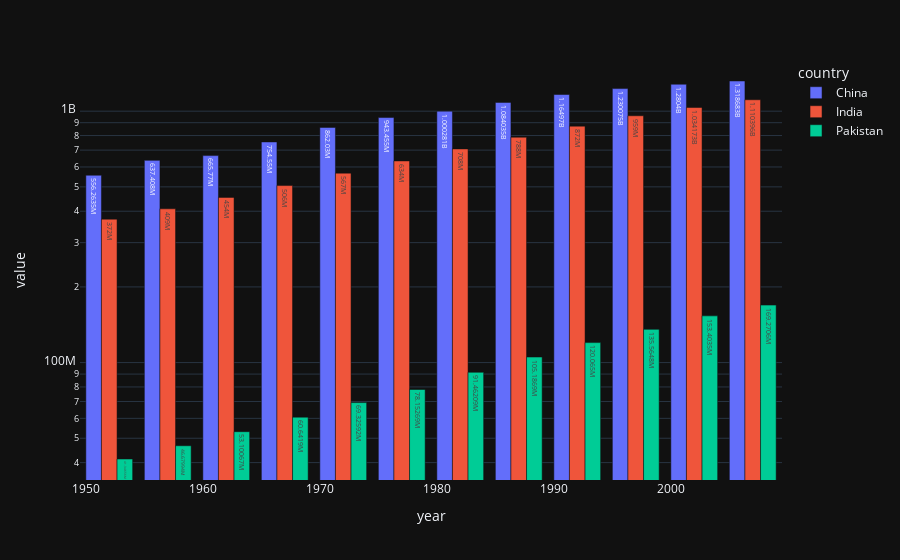

The notebook cell saved with this chart:
### Code cell
#grouped bar chsrt -> text_auto
indcp = gap[gap['country'].isin(['India', 'China', 'Pakistan'])].pivot(index='year', columns='country', values='pop')
px.bar(indcp, x=indcp.index, y=indcp.columns,barmode='group',template='plotly_dark',log_y=True,text_auto=True)

### Figure 1 — Plotly figure (JSON) as saved in the notebook; plotly's stock layout.template omitted (floating-point values rounded to 4 significant figures)
{"data": [{"alignmentgroup": "True", "hovertemplate": "country=China<br>year=%{x}<br>value=%{y}<extra></extra>", "legendgroup": "China", "marker": {"color": "#636efa", "pattern": {"shape": ""}}, "name": "China", "offsetgroup": "China", "orientation": "v", "showlegend": true, "textposition": "auto", "texttemplate": "%{y}", "type": "bar", "x": [1952, 1957, 1962, 1967, 1972, 1977, 1982, 1987, 1992, 1997, 2002, 2007], "xaxis": "x", "y": [556263527, 637408000, 665770000, 754550000, 862030000, 943455000, 1000281000, 1084035000, 1164970000, 1230075000, 1280400000, 1318683096], "yaxis": "y"}, {"alignmentgroup": "True", "hovertemplate": "country=India<br>year=%{x}<br>value=%{y}<extra></extra>", "legendgroup": "India", "marker": {"color": "#EF553B", "pattern": {"shape": ""}}, "name": "India", "offsetgroup": "India", "orientation": "v", "showlegend": true, "textposition": "auto", "texttemplate": "%{y}", "type": "bar", "x": [1952, 1957, 1962, 1967, 1972, 1977, 1982, 1987, 1992, 1997, 2002, 2007], "xaxis": "x", "y": [372000000, 409000000, 454000000, 506000000, 567000000, 634000000, 708000000, 788000000, 872000000, 959000000, 1034172547, 1110396331], "yaxis": "y"}, {"alignmentgroup": "True", "hovertemplate": "country=Pakistan<br>year=%{x}<br>value=%{y}<extra></extra>", "legendgroup": "Pakistan", "marker": {"color": "#00cc96", "pattern": {"shape": ""}}, "name": "Pakistan", "offsetgroup": "Pakistan", "orientation": "v", "showlegend": true, "textposition": "auto", "texttemplate": "%{y}", "type": "bar", "x": [1952, 1957, 1962, 1967, 1972, 1977, 1982, 1987, 1992, 1997, 2002, 2007], "xaxis": "x", "y": [41346560, 46679944, 53100671, 60641899, 69325921, 78152686, 91462088, 105186881, 120065004, 135564834, 153403524, 169270617], "yaxis": "y"}], "layout": {"barmode": "group", "legend": {"title": {"text": "country"}, "tracegroupgap": 0}, "margin": {"t": 60}, "xaxis": {"anchor": "y", "domain": [0, 1], "title": {"text": "year"}}, "yaxis": {"anchor": "x", "domain": [0, 1], "title": {"text": "value"}, "type": "log"}}}
